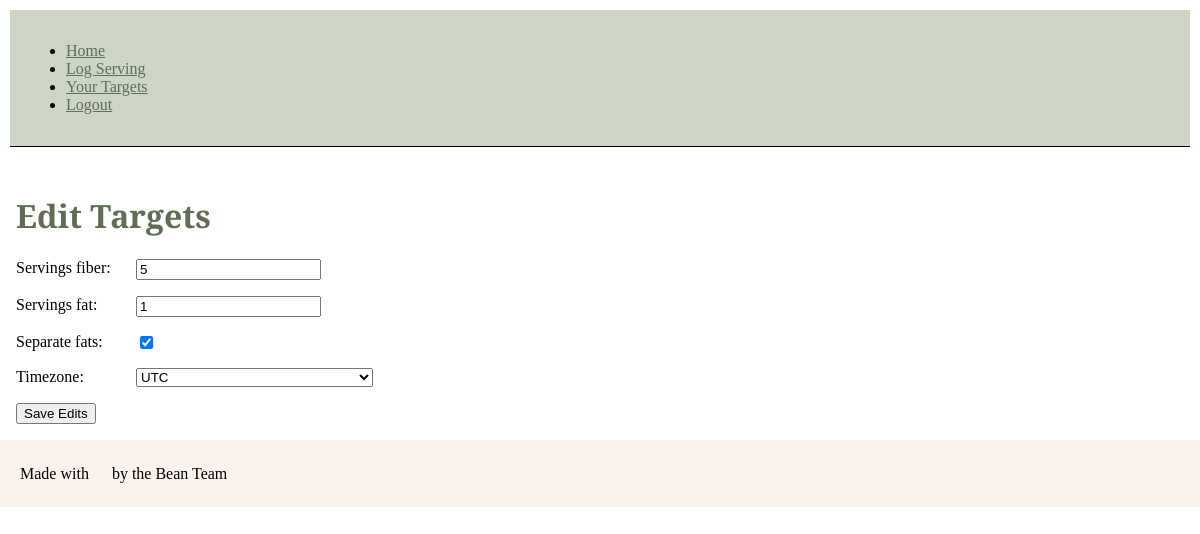
Screenshot of /users/2/targets/edit (signed in) with the database file from the repository.
### users/models.py (models this page shows)
class User(AbstractUser):
    TIMEZONES = tuple(zip(pytz.all_timezones, pytz.all_timezones))
    timezone = models.CharField(max_length=32, choices=TIMEZONES,
    default='UTC')
    servings_fiber = models.PositiveIntegerField(default=3)
    servings_fat = models.PositiveIntegerField(default=1)
    separate_fats = models.BooleanField(default=True)

### users/views.py (the view)
# urls.py: path("<int:id>/targets/edit", edit_targets, name="edit_targets"),
@login_required
def edit_targets(request, id):
    target = get_object_or_404(User, id=id)
    if request.method == "POST":
        form = TargetForm(request.POST, instance=target)
        if form.is_valid():
            form.save()
            return redirect("home")
    else:
        form = TargetForm(instance=target)
        context = {
            "form": form,
            "target": target
        }
    return render(request, "registration/edit_targets.html", context)

### users/forms.py
class TargetForm(forms.ModelForm):
    class Meta:
        model = User
        fields = [
            'servings_fiber',
            'servings_fat',
            'separate_fats',
            'timezone'
        ]

### users/templates/registration/edit_targets.html (shortened to what this page needs)
{% extends 'base.html' %}
{% block content%}
<body>
  <main>
    <h1> Edit Targets</h1>
    <form method="post">
      {{ form.as_p }}
      <button type="submit">Save Edits</button>
    </form>
  </main>
</body>
{% endblock content%}
{% load static %}

### servings/static/css/servings.css (style rules this page uses)
h1 { color: #606D54; }
body { margin: 0px; padding: 0px; font-family: 'Libre Baskerville', serif; }
p { display: grid; grid-template-columns: 120px auto minmax(200px, 2200px); }
main { padding: 16px; }

### rows the page displays
User: servings_fiber "5", servings_fat "1", separate_fats "☑", timezone "UTC"
